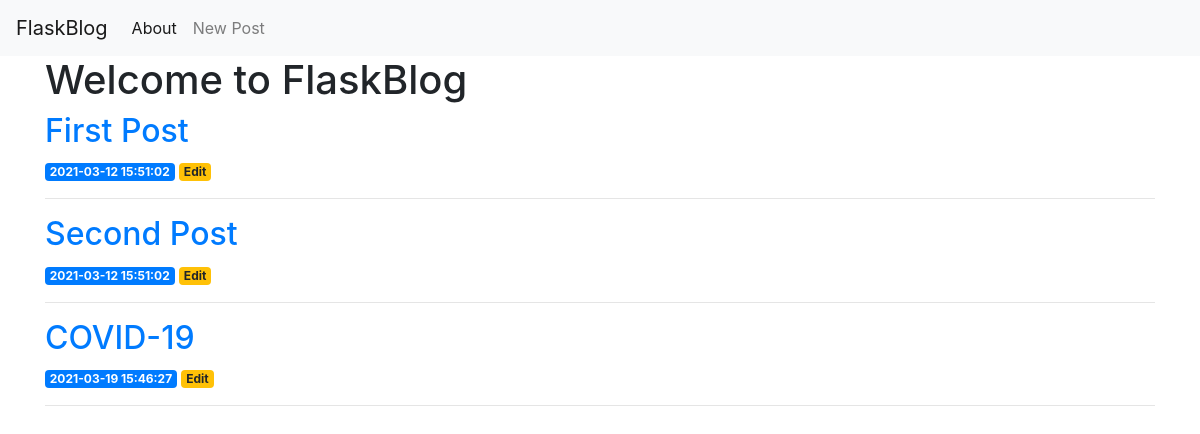
Before: / with the older database file.
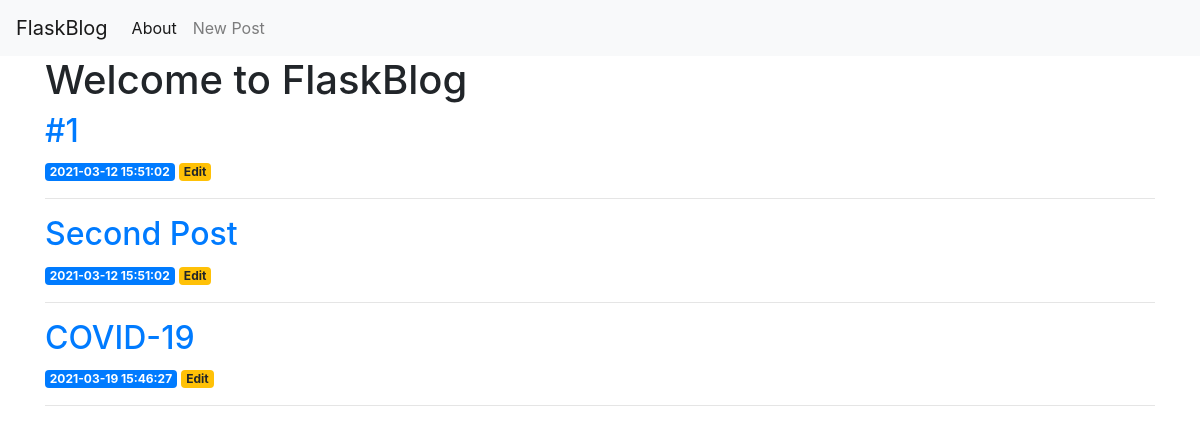
After: the same page with the newer database file.
### tables this page shows
CREATE TABLE posts (		/* creates `posts` table */
    id INTEGER PRIMARY KEY AUTOINCREMENT,	/* Filled automatically; primary key with unique value for every record */
    created TIMESTAMP NOT NULL DEFAULT CURRENT_TIMESTAMP,	/* Filled automatically; NOT NULL = can't be empty; DEFAULT = time of post addition to base*/
    title TEXT NOT NULL,
    content TEXT NOT NULL
);

### app.py (the view)
@app.route('/')
def index():
    conn = get_db_connection()              # Connect to DB via conn, using get_db_connection function.
    posts = conn.execute('SELECT * FROM posts').fetchall()  # Fetch data from DB by executing a query & write it into `posts` variable;
    conn.close()                            # Close DB connection via close() method.
    return render_template('index.html', posts=posts) # posts is an arg that contains results from DB (from `posts` variable)

### app.py (called while the page is built)
def get_db_connection():                    # Function that connects us to DB and returns it.
    conn = sqlite3.connect('database.db')   # 1. Open connection to database.db via the `conn` object
    conn.row_factory = sqlite3.Row          # 2. Set row_factory to sqlite3.Row to access DB columns based on names
    return conn                             # 3. Return connection object which is used for DB connection

### templates/index.html
{% extends 'base.html' %}
{% block content %}
	<h1>{% block title %} Welcome to FlaskBlog {% endblock %}</h1>
	{% for post in posts %}
		<a href = "{{ url_for('post', post_id=post['id']) }}">
			<h2>{{ post['title'] }}</h2>
		</a>
		<span class="badge badge-primary">{{ post['created'] }}</span>
		<a href="{{ url_for('edit', id=post['id']) }}">
            <span class="badge badge-warning">Edit</span>
        </a>
		<hr>
	{% endfor %}
{% endblock %}

Changed rows visible on the page:
changed posts (number 1 of 3 on the later page): title "First Post" → "#1"
